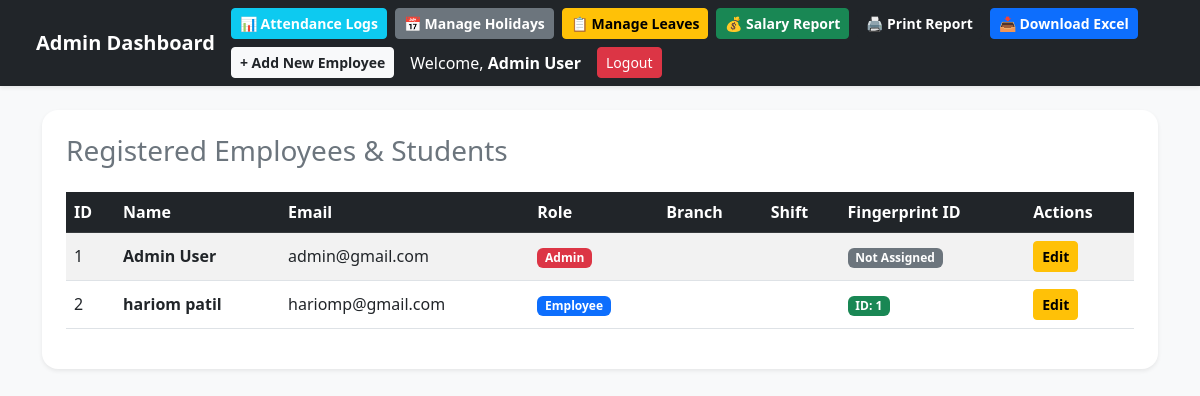
Screenshot of /dashboard (signed in) with the database file from the repository.
### app.py (models this page shows)
class Employee(db.Model):
    id = db.Column(db.Integer, primary_key=True)
    name = db.Column(db.String(100), nullable=False)
    email = db.Column(db.String(100), unique=True, nullable=False)
    password = db.Column(db.String(200), nullable=False)
    role = db.Column(db.String(50), nullable=False, default='Employee')
    fingerprint_id = db.Column(db.Integer, unique=True, nullable=True)
    basic_salary = db.Column(db.Float, nullable=False, default=15000.0)

### app.py (the view)
@app.route('/dashboard')
def dashboard():
    if 'user_id' not in session or session.get('role') != 'Admin':
        return "Access Denied! <a href='/'>Login Here</a>"
    all_employees = Employee.query.all()
    return render_template('dashboard.html', employees=all_employees)

### templates/dashboard.html (shortened to what this page needs)
<!DOCTYPE html>
<html lang="en">
<head>
    <link href="https://cdn.jsdelivr.net/npm/bootstrap@5.3.0/dist/css/bootstrap.min.css" rel="stylesheet">
</head>
<body class="bg-light">
    <nav class="navbar navbar-expand-lg navbar-dark bg-dark px-4 shadow-sm">
        <div class="container-fluid">
            <a class="navbar-brand fw-bold" href="/dashboard">Admin Dashboard</a>
            <div class="d-flex align-items-center flex-wrap gap-2">
                <a href="/attendance_logs" class="btn btn-info btn-sm text-white fw-bold">📊 Attendance Logs</a>
                <a href="/manage_holidays" class="btn btn-secondary btn-sm fw-bold">📅 Manage Holidays</a>
                <a href="/manage_leaves" class="btn btn-warning btn-sm fw-bold">📋 Manage Leaves</a>
                <a href="/salary_report" class="btn btn-success btn-sm fw-bold">💰 Salary Report</a>
                <a href="/print_report" class="btn btn-dark btn-sm fw-bold">🖨️ Print Report</a>
                <a href="/download_excel" class="btn btn-primary btn-sm fw-bold">📥 Download Excel</a>
                <a href="/add_employee" class="btn btn-light btn-sm fw-bold text-dark">+ Add New Employee</a>
                <span class="text-white ms-2">Welcome, <b>{{ session['user_name'] }}</b></span>
                <a href="/logout" class="btn btn-danger btn-sm ms-2">Logout</a>
            </div>
        </div>
    </nav>
    <div class="container mt-4">
        <div class="card shadow-sm border-0 p-4 rounded-4">
            <h3 class="mb-4 text-secondary">Registered Employees & Students</h3>
            <div class="table-responsive">
                <table class="table table-striped table-hover align-middle">
                    <thead class="table-dark">
                        <tr>
                            <th>ID</th>
                            <th>Name</th>
                            <th>Email</th>
                            <th>Role</th>
                            <th>Branch</th>
                            <th>Shift</th>
                            <th>Fingerprint ID</th>
                            <th>Actions</th>
                        </tr>
                    </thead>
                    <tbody>
                        {% for emp in employees %}
                        <tr>
                            <td>{{ emp.id }}</td>
                            <td><b>{{ emp.name }}</b></td>
                            <td>{{ emp.email }}</td>
                            <td>
                                <span class="badge {% if emp.role == 'Admin' %}bg-danger{% else %}bg-primary{% endif %}">
                                    {{ emp.role }}
                                </span>
                            </td>
                            <td>{{ emp.branch }}</td>
                            <td>{{ emp.shift }}</td>
                            <td>
                                {% if emp.fingerprint_id %}
                                    <span class="badge bg-success">ID: {{ emp.fingerprint_id }}</span>
                                {% else %}
                                    <span class="badge bg-secondary">Not Assigned</span>
                                {% endif %}
                            </td>
                            <td>
                                <a href="/edit_employee/{{ emp.id }}" class="btn btn-sm btn-warning fw-bold">Edit</a>
                            </td>
                        </tr>
                        {% else %}
                        <tr>
                            <td colspan="8" class="text-center text-muted py-4">No employees found.</td>
                        </tr>
                        {% endfor %}
                    </tbody>
                </table>
            </div>
        </div>
    </div>
</body>
</html>

### rows the page displays
Employee: user_name "Admin User", id "1", name "Admin User", email "admin@gmail.com", role "Admin", shows "Not Assigned"
Employee: id "2", name "hariom patil", email "hariomp@gmail.com", role "Employee", fingerprint_id "1"
